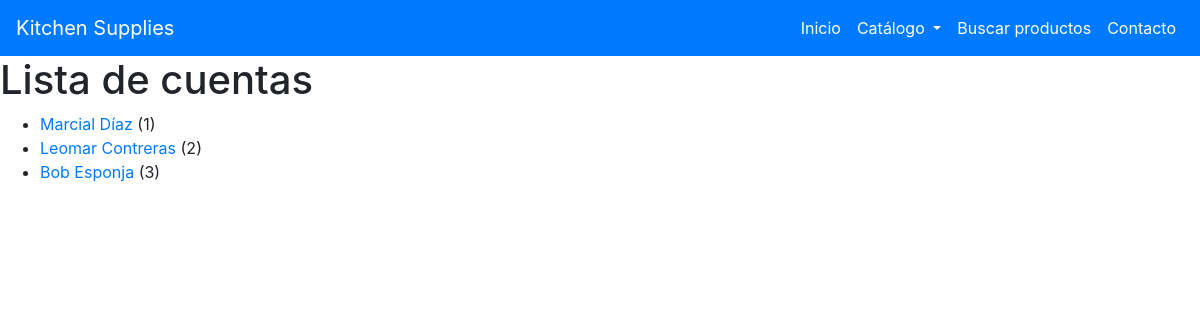
The page /cuentas/ on the database its author committed.
### sprint2/models.py (models this page shows, shortened)
class Cuenta(models.Model):
    nombre = models.CharField(max_length = 100, help_text = "Ingresa tu nombre")
    apellido = models.CharField(max_length = 100, help_text = "Ingresa tu apellido")
    fecha_nac = models.DateField(null = True, help_text = "Indica tu fecha de nacimiento")
    correo = models.EmailField(null = True, blank = True, help_text = "Correo personal")
    profesion = models.ManyToManyField(Profesion, help_text="Ingresa tu profesión")
    def display_profesion(self):
        return ', '.join([prof.profesion for prof in self.profesion.all()[:3]])
    display_profesion.short_description = 'profesion'

### sprint2/views.py (the view)
# urls.py: path('cuentas/', views.CuentaListView.as_view(), name="cuentas"),
class CuentaListView(generic.ListView):
    model = Cuenta

### sprint2/templates/sprint2/cuenta_list.html (shortened to what this page needs)
{% extends "sprint2/base.html" %}
{% block content %}
    <h1>Lista de cuentas</h1>
    {% if cuenta_list %}
    <ul>
      {% for cuenta in cuenta_list %}
      <li>
        <a href="{{ cuenta.id }}">{{ cuenta.nombre }} {{ cuenta.apellido }}</a> ({{cuenta.id}})
      </li>
      {% endfor %}
    </ul>
    {% else %}
      <p>¡No hay cuentas registradas!</p>
    {% endif %}
{% endblock %}

### sprint2/templates/sprint2/base.html (style rules this page uses)
body { background-image: url("https://img.freepik.com/free-photo/abstract-pastel-blue-paint-brushstroke-textured-background_53876-108403.jpg?w=740&t=st=1682004679~exp=1682005279~hmac=c8eaf54329082a4ccc08bbda282186da5b9c5702f9fdf856f13b95622b970cff"); background-repeat: repeat; }

### rows shown on the page
Cuenta: nombre "Marcial", apellido "Díaz", id "1"
Cuenta: nombre "Leomar", apellido "Contreras", id "2"
Cuenta: nombre "Bob", apellido "Esponja", id "3"
